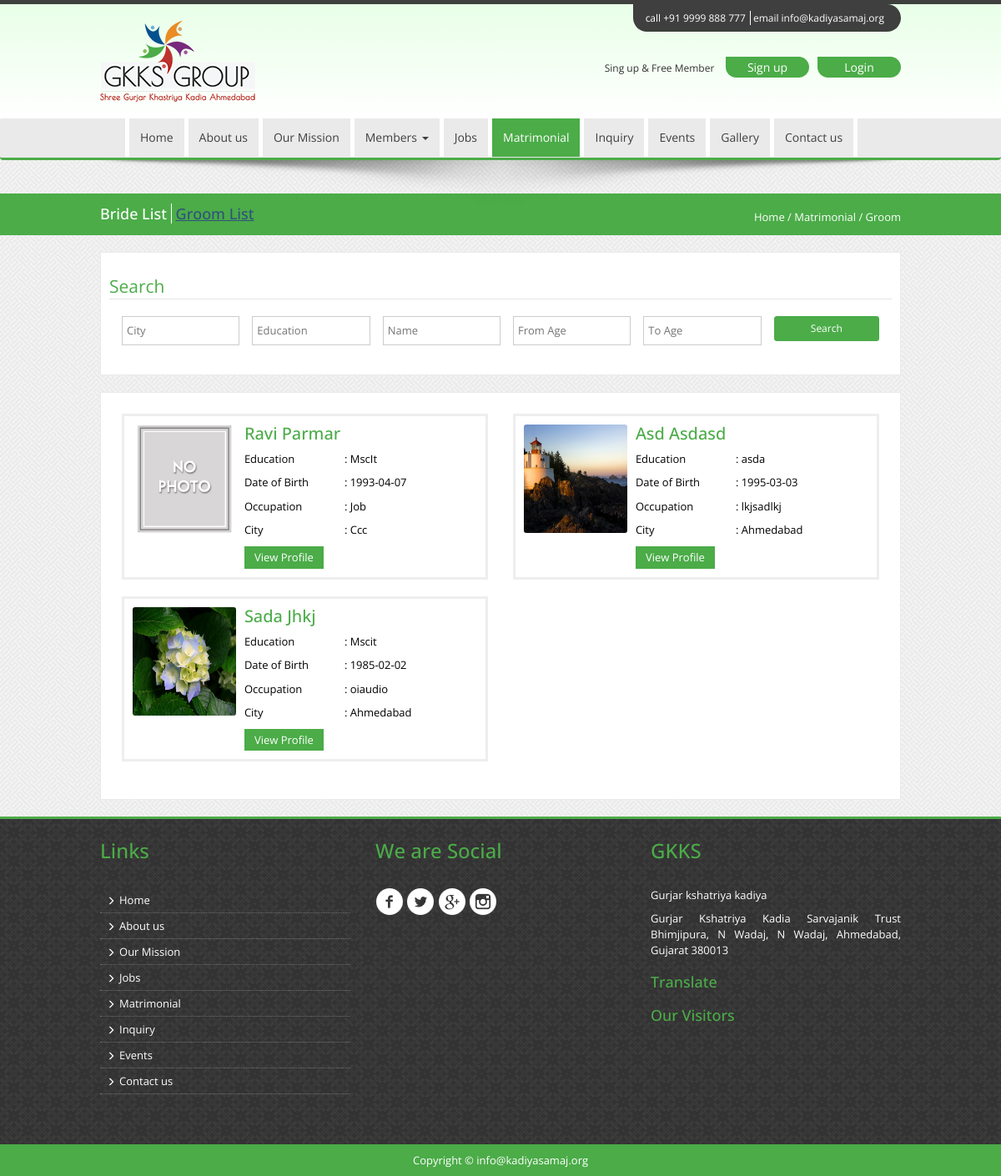
The app's page /boys.php with its own data.
### tables this page shows
CREATE TABLE IF NOT EXISTS `tbl_metrimonial` (
  `matrimonial_id` int(11) NOT NULL,
  `email_id` varchar(30) NOT NULL,
  `password` varchar(30) NOT NULL,
  `first_name` varchar(30) NOT NULL,
  `middle_name` varchar(30) NOT NULL,
  `last_name` varchar(30) NOT NULL,
  `dob` date NOT NULL,
  `height` varchar(10) NOT NULL,
  `weight` varchar(10) NOT NULL,
  `gender` varchar(10) NOT NULL,
  `body_type` varchar(10) NOT NULL,
  `complexion` varchar(10) NOT NULL,
  `photo` varchar(100) NOT NULL,
  `education` varchar(30) NOT NULL,
  `occupation` varchar(30) NOT NULL,
  `income` varchar(10) NOT NULL,
  `place_of_birth` varchar(20) NOT NULL,
  `grew_up_in` varchar(20) NOT NULL,
  `present_location` varchar(20) NOT NULL,
  `my_personality` varchar(500) NOT NULL,
  `hobbies` varchar(100) NOT NULL,
  `partner_preference` varchar(500) NOT NULL,
  `father_name` varchar(20) NOT NULL,
  `mother_name` varchar(20) NOT NULL,
  `mosal_name` varchar(20) NOT NULL,
  `mosal_surname` varchar(30) NOT NULL,
  `mosal_native` varchar(20) NOT NULL,
  `no_of_brother` varchar(2) NOT NULL,
  `no_of_sister` varchar(2) NOT NULL,
  `family_detail` varchar(500) NOT NULL,
  `contact_detail` varchar(500) NOT NULL,
  `status` varchar(2) NOT NULL
);

### boys.php (the view, shortened to what this page needs)
<?php include("header.php");?>
<nav class="navbar navbar-default">
  <div class="container">
    <div class="container-fluid">
      <div id="navbar" class="navbar-collapse collapse">
        <ul class="nav navbar-nav">
          <li><a href="index.php">Home</a></li>
          <li><a href="aboutus.php">About us</a></li>
          <li><a href="ourmission.php">Our Mission</a></li>
          <li class="dropdown"> <a href="#" class="dropdown-toggle" data-toggle="dropdown" role="button" aria-haspopup="true" aria-expanded="false" data-hover="dropdown">Members <span class="caret"></span></a>
          </li>
          <li><a href="jobs.php">Jobs</a></li>
          <li class="active"><a href="matrimonial.php">Matrimonial</a></li>
          <li><a href="inquiry.php">Inquiry</a></li>
          <li><a href="event.php">Events</a></li>
           <li><a href="gallery.php">Gallery</a></li>
          <li><a href="contactus.php">Contact us</a></li>
        </ul>
      </div>
    </div>
  </div>
</nav>
<div class="shedow text-center"> <img src="img/shadow.png" alt=""/> </div>
<div>
  <div class="maintitle">
    <div class="container">
      <div class="row">
        <div class="col-sm-12">
          <div class="aboutright pull-left">
            <h4><a href="brides.php" class="a">Bride List</a> <a href="boys.php" class="a" style="text-decoration:underline;color:#30527C">Groom List</a></h4>
          </div>
          <div class="aboutleft pull-right"> <span><a href="index.php">Home</a> / </span><span><a href="matrimonial.php">Matrimonial</a> / </span><span>Groom</span> </div>
        </div>
      </div>
    </div>
  </div>
  <div class="container">
  <div class="content">
  <div class="row">
  <fieldset>
  <legend align="left" class="green">Search</legend>
  <div class="col-md-2 ma1"><input type="text" name="txt_city" id="txt_city" placeholder="City" class="txt"></div>
  <div class="col-md-2 ma1"><input type="text" name="txt_edu" id="txt_edu" placeholder="Education" class="txt"></div>
  <div class="col-md-2 ma1"><input type="text" name="txt_name" id="txt_name" placeholder="Name" class="txt"></div>
  <div class="col-md-2 ma1"><input type="text" name="txt_from" id="txt_from" placeholder="From Age" class="txt"></div>
  <div class="col-md-2 ma1"><input type="text" name="txt_to" id="txt_to" placeholder="To Age" class="txt"></div>
  <div class="col-md-2"><input type="button" name="btn_submit" id="search" value="Search" class="btn btn-sm btn-primary btn-block"></div>
  </fieldset>
  </div>
  </div>
   <div class="content">
  <div class="row">
    <div id="record">
        <?php
		$sql=mysql_query("select * from tbl_metrimonial where gender='Male' and status='1'");
		if(mysql_affected_rows()){
		while($row=mysql_fetch_array($sql))
		{
		?>
        <div class="col-sm-6">
        <div class="post-row">
        <div class="left-meta-post">
        <img style="height: 130px;" alt="<?php echo $row['first_name']." ".$row['last_name'];?>" title="<?php echo $row['first_name']." ".$row['last_name'];?>" src="<?php echo $row['photo'];?>" onError="this.src='image/NoImage.gif';">
        </div>
        <div class="post-content-details">
        <h3 class="post-title con"><?php echo $row['first_name']." ".$row['last_name'];?></h3>
        <p><span class="first">Education</span> <span>:  <?php echo $row['education'];?></span></p>
        <p><span class="first">Date of Birth</span> <span>:  <?php echo $row['dob'];?></span></p>
        <p><span class="first">Occupation</span> <span>:  <?php echo $row['occupation'];?></span></p>
        <p><span class="first">City</span> <span>:  <?php echo $row['present_location'];?></span></p>
        <a class="view_btn" style="background-color: #4BAC48; padding:4px 12px;color: #fff;" href="profiledetail.php?did=<?php echo $row['matrimonial_id'];?>"><span>View Profile</span></a></p></div></div></div>
        <?php
		}
		}
		else{
			echo '<div class="alert alert-info"><strong>Alert! </strong>Records Not Found</div>';
		}
		?>
    	</div>
      </div>
      </div>
   </div>
 </div>
<?php include("footer.php");?>

### css/custom.css (style rules this page uses)
* { margin: 0; padding: 0; }
img { border: none; }
.a { text-decoration: none; color: #fff; border-right:1px solid #fff; padding:0 5px 0 0; }
.a:last-child { border-right:0; }
a { text-decoration:none; }
body { font-family: 'Open Sans', sans-serif; background:url(../img/pw_maze_white.png) repeat top center; }
.content { text-align:justify; font-size:13px; color:#000;background-color: #fff;padding:25px;border:1px solid #eaeaea;margin:20px 0px; }
.navbar { margin-bottom: 0px;height: auto; }
.navbar-default { background-color: #EAEAEA;border-color: transparent; }
.navbar-default .navbar-nav > li > a { color: #3e3f3e; }
.navbar-nav > li > a { padding:13px; }
.navbar-default .navbar-nav > .active > a, .navbar-default .navbar-nav > .active > a:hover, .navbar-default .navbar-nav > .active > a:focus { background-color: #4bac48;color: #fff; }
.navbar { border:none; }
.green { color:#4bac48; }
.navbar-default { background-color: #EAEAEA;border-bottom: 3px solid #4bac48;width: 100%; }
.shedow { margin: 0 auto; position: relative; width: 960px; }
.shedow > img { left: 0; position: absolute; top: 0; max-width:100%; }
.maintitle { background-color:#4bac48; padding:5px;margin-top:40px; }
.aboutleft { margin-top:13px;color:#FFF; }
.aboutleft span { font-size:13px; }
.aboutleft a { text-decoration:none;color:#000;color:#FFF; }
.aboutright { color:#FFF; }
.txt { height:35px;width:100%; border:1px solid #CCC;padding-left:5px;text-transform:capitalize;font-size:13px;color:#000;margin-bottom:10px; }
.btn-block { display: block;width: 100%; }
.btn-primary { background-color:#4bac48;border-color: #4bac48; }
a { cursor:pointer; }
.ma1 { padding-right:0px; }
.post-row { border: 3px solid #eee; border-radius: 0px; padding: 10px; margin-bottom: 20px; float:left; width:100%; }
.left-meta-post { border-radius: 3px; float: left; margin-right: 12px; overflow: hidden; text-align: center; width:35%; }
.post-title { font-size: 20px; text-transform: capitalize; margin:0px; }
.con { color: #4BAC48; margin:0 0 10px 0; }
.first { float:left; width:120px; margin: 0 0 10px 0; }
.post-content-details { width:67%; float:left; margin:0 !important; }
.post-row .left-meta-post { width:30%; float:left; margin:0 10px 0 0 !important; }
.post-row .left-meta-post > img { max-width:100%; }
.view_btn { float: left; margin: 0; width: auto; }
@media (min-width:1025px) { .navbar-default .navbar-nav > li { border-left: 5px solid #FFF; } }
@media (min-width:1025px) { .navbar-default .navbar-nav > li:last-child { border-right: 5px solid #FFF; } }

### records on screen
tbl_metrimonial: shows a picture, first_name "Ravi", last_name "Parmar", education "MscIt", dob "1993-04-07", occupation "Job", present_location "Ccc"
tbl_metrimonial: photo (picture), first_name "Asd", last_name "Asdasd", education "asda", dob "1995-03-03", occupation "lkjsadlkj", present_location "Ahmedabad"
tbl_metrimonial: photo (picture), first_name "Sada", last_name "Jhkj", education "Mscit", dob "1985-02-02", occupation "oiaudio", present_location "Ahmedabad"
